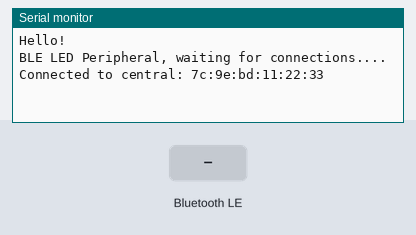
The sketch below on a simulated Arduino Nano 33 IoT. On the bench: the last lines printed to the serial monitor. The inputs (shaded band) are chosen by the test bench. Nothing arrives over Bluetooth unless stated; a phone connects over Bluetooth LE 3 s after start.

Above: at 3.8 s.
3.9 s: Bluetooth LE write "1" received
At 5.1 s:
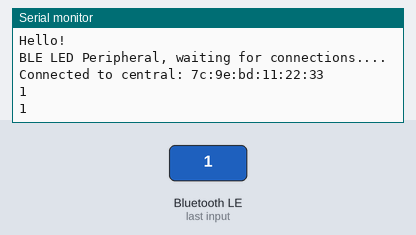
5.4 s: Bluetooth LE write "0" received
At 6.5 s:
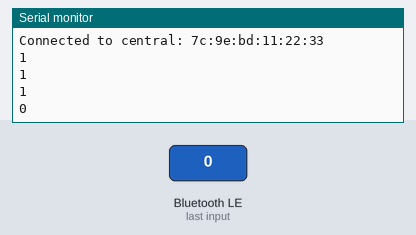
6.9 s: Bluetooth LE write "2" received
At 7.7 s:
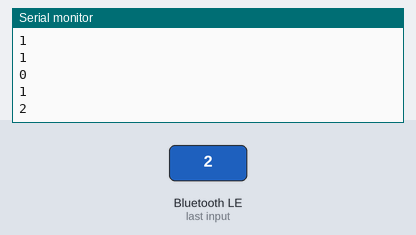
Timing chart, 0 to 9.9 s (numbered marks = the images above; inputs shaded):
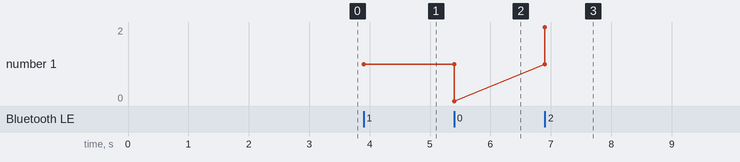

Measured:
- after the input at 3.9 s, the serial monitor: prints a new line at once (image 1)
- after the input at 5.4 s, the serial monitor: prints a new line at once (image 2)
- after the input at 6.9 s, the serial monitor: prints a new line at once (image 3)
- plotted number 1: 1 → 0 after the input at 5.4 s, 0 → 2 after the input at 6.9 s

The sketch:

ble_device_a.ino
```cpp
#include <ArduinoBLE.h>


BLEService StringService("19B10000-E8F2-537E-4F6C-D104768A1214"); // BLE LED Service
// BLE LED Switch Characteristic - custom 128-bit UUID, read and writable by central
//char initialValue[] = "test";
int valueSize = sizeof("") * 255;
BLECharacteristic StringCharacteristic("19B10001-E8F2-537E-4F6C-D104768A1214", BLERead | BLENotify | BLEWrite, valueSize, false);
void setup() {
  Serial.begin(9600);
  while (!Serial) {
    ;
  }
  Serial.println("Hello!");
//  pinMode(buttonPin, INPUT_PULLUP);
  // begin initialization
  if (!BLE.begin()) {
    Serial.println("starting Bluetooth® Low Energy failed!");
  }
  // set advertised local name and service UUID:
  BLE.setDeviceName("Arduino");
  BLE.setAdvertisedService(StringService);
  // add the characteristic to the service
  StringService.addCharacteristic(StringCharacteristic);
  // add service
  BLE.addService(StringService);
  // start advertising
  BLE.advertise();
  Serial.println("BLE LED Peripheral, waiting for connections....");
}
void loop() {
  // listen for BLE peripherals to connect:
  BLEDevice central = BLE.central();
  // if a central is connected to peripheral:
  if (central) {
    Serial.print("Connected to central: ");
    // print the central's MAC address:
    Serial.println(central.address());
    // while the central is still connected to peripheral:
    while (central.connected()) {
      if (StringCharacteristic.written()) {
        int charSize = StringCharacteristic.valueLength();
        Serial.println(charSize);
        char value[charSize];
//        Serial.println((char)StringCharacteristic.read());
        StringCharacteristic.readValue(value, charSize);
        value[charSize] = 0;
        Serial.println(value);
      }
    }
    // when the central disconnects, print it out:
    Serial.print(F("Disconnected from central: "));
    Serial.println(central.address());
  }
}
```

WireHelper.cpp
```cpp
#include <Wire.h>

void readFromWire(char *dest, int num) {
  int i = 0;
  while (i < num) {
    dest[i] = (char)Wire.read();
    i++;
  }
  dest[i] = 0;
}

void sendMessage(const char* message, int address) {
  Wire.beginTransmission(address);
  Wire.write(message);
  Wire.endTransmission();
}
```
